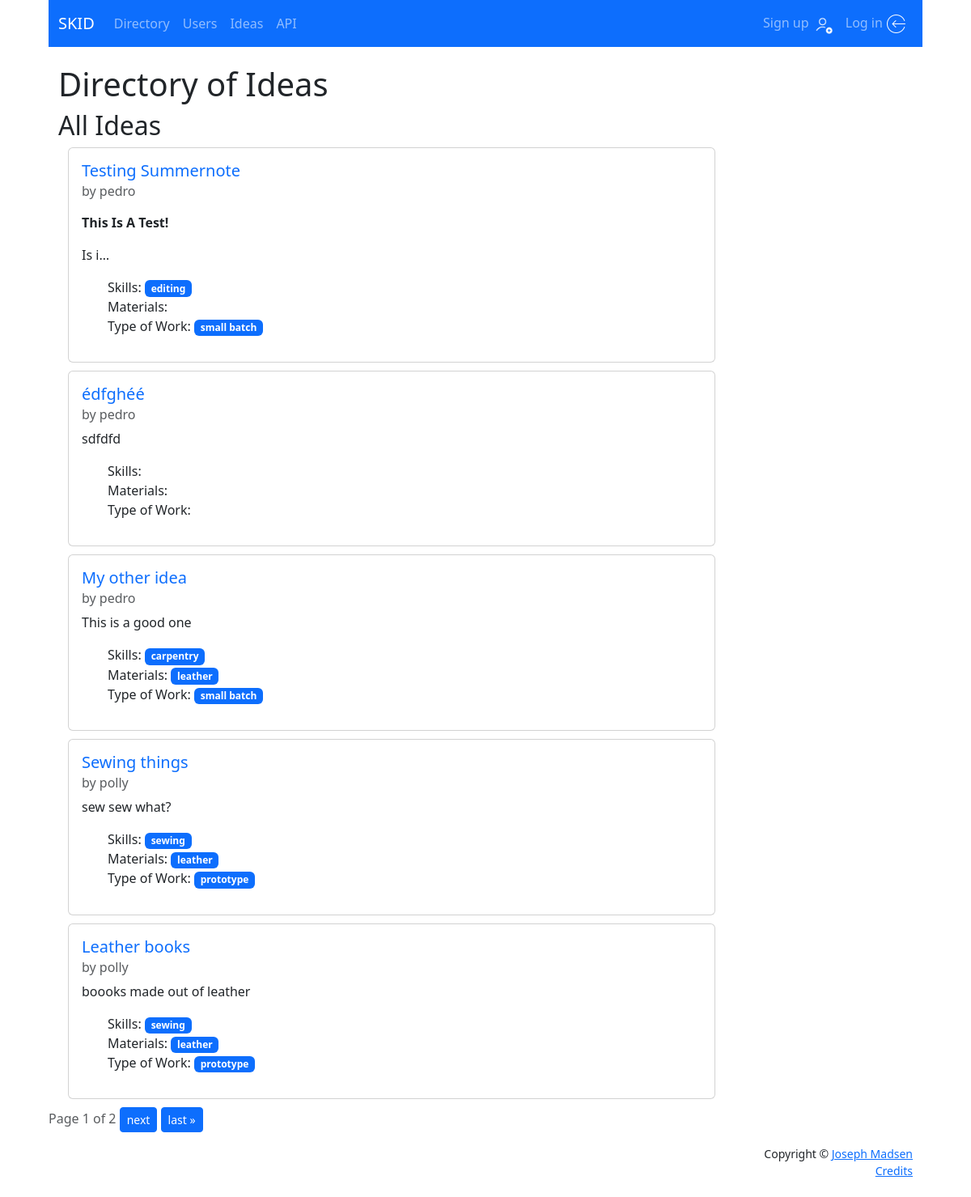
Screenshot of /directory/ideas/ with the database file from the repository.
### users/models.py (models this page shows, shortened)
class Idea(models.Model):
    author = models.ForeignKey(User, on_delete=models.CASCADE, null=True, related_name='ideas')
    title = models.CharField(max_length=140)
    slug = models.SlugField(max_length=140, default='', null=True, blank=True, unique=True)
    text = models.TextField()
    published = models.DateTimeField(auto_now_add=True)
    updated = models.DateTimeField(auto_now=True)
    skills = models.ManyToManyField(
        to=Skill,
        related_name='idea',
        blank=True,
        help_text='Type of skills needed for this Idea.')
    materials = models.ManyToManyField(
        to=Material,
        related_name='idea',
        blank=True,
        help_text='Type of materials needed for this Idea.')
    type_of_work = models.ManyToManyField(
        to=WorkType,
        related_name='idea',
        blank=True,
        help_text='How many do you need made? eg: one = prototype, many = production, etc.')
    IDEA_STATUS = (
        ('d', 'Draft'),
        ('p', 'Publish'),
    )
    status = models.CharField(
        max_length=1,
        choices=IDEA_STATUS,
        blank=True,
        default='d',
    )
    def get_absolute_url(self):
        return reverse('directory:idea_detail', kwargs={'slug': self.slug})

class Skill(models.Model):
    skill = models.CharField(max_length=100, unique=True)
    def __str__(self):
        return self.skill

class WorkType(models.Model):
    work_type = models.CharField(max_length=100, unique=True)
    def __str__(self):
        return self.work_type

class Material(models.Model):
    material = models.CharField(max_length=100, unique=True)
    def __str__(self):
        return self.material

### directory/views.py (the view)
# urls.py: path('ideas/', views.idea_list, name='ideas'),
def idea_list(request):
    try:
        all_ideas = Idea.objects.filter(status='p').order_by('-published')
        paginator = Paginator(all_ideas, 5)
        page_number = request.GET.get('page')
        idea_list = paginator.get_page(page_number)
        context = {
            'idea_list': idea_list
        }
        return render(request, 'directory/idea_list.html', context)
    except Exception as err:
        print("ERROR: ", str(err))
        context = {'error': str(err)}
        return render(request, 'error_page.html', context, content_type='text/html')

### directory/templates/directory/idea_list.html (shortened to what this page needs)
{% extends 'base.html' %}
{% block content %}
<div class="container">
    <h1>Directory of Ideas</h1>
    {% if skill_name %}
    <div class="container">
        <h2>Skill: {{ skill_name }}</h2>
        {% for idea in idea_list %}
            <h4>
                <a href="{{ idea.get_absolute_url }}" style="text-decoration: none;">
                    {{ idea.title }}</a>, by {{ idea.author }}
            </h4>
        {% endfor %}
    </div>
    {% else %}
        <h2>All Ideas</h2>
        <div class="container">
            {% for idea in idea_list %}
            <div class="card" style="width: auto; max-width: 50rem;">
                <div class="card-body">
                    <h5 class="card-title">
                        <a href="{{ idea.get_absolute_url }}" style="text-decoration: none;">
                            {{ idea.title }}
                        </a>
                    </h5>
                    <h6 class="card-subtitle mb-2 text-muted">by {{ idea.author }}</h6>
                    <p class="card-text">{{ idea.text | safe | truncatechars:50 }}</p>
                    <ul style="list-style-type:none;">
                        <li>
                            Skills:
                            {% for skill in idea.skills.all %}
                            <a href="{% url 'directory:idea_skill' skill.id %}"
                                class="badge bg-primary" style="text-decoration: none;">
                                {{ skill }}
                            </a>
                            {% endfor %}
                        </li>
                        <li>
                            Materials:
                            {% for material in idea.materials.all %}
                            <a href="{% url 'directory:idea_material' material.id %}"
                                class="badge bg-primary" style="text-decoration: none;">
                                {{ material }}
                            </a>
                            {% endfor %}
                        </li>
                        <li>
                            Type of Work:
                            {% for type in idea.type_of_work.all %}
                            <a href="{% url 'directory:idea_work_type' type.id %}"
                                class="badge bg-primary" style="text-decoration: none;">
                                {{ type }}
                            </a>
                            {% endfor %}
                        </li>
                    </ul>
                </div>
            </div>
            <div class="spacer"></div>
            {% endfor %}
        </div>
    {% endif %}
</div>
<div class="pagination container">
    <span class="step-links">
        <span class="current text-muted">
            Page {{ idea_list.number }} of {{ idea_list.paginator.num_pages }}
        </span>
        {% if idea_list.has_next %}
            <a class="btn btn-primary btn-sm" href="?page={{ idea_list.next_page_number }}">next</a>
            <a class="btn btn-primary btn-sm" href="?page={{ idea_list.paginator.num_pages }}">last &raquo;</a>
        {% endif %}
    </span>
  </div>
{% endblock content %}

### users/static/css/styles.css (style rules this page uses)
body { max-width: 1080px; margin: auto; }
.spacer { min-width: 10px; min-height: 10px; }

### rows the page displays
Idea: title "Testing Summernote", author "pedro", text "This Is A Test! Is i…"
Skill: skill "editing"
WorkType: work_type "small batch"
Idea: title "édfghéé", author "pedro", text "sdfdfd"
Idea: title "My other idea", author "pedro", text "This is a good one"
Skill: skill "carpentry"
Material: material "leather"
Idea: title "Sewing things", author "polly", text "sew sew what?"
Skill: skill "sewing"
WorkType: work_type "prototype"
Idea: title "Leather books", author "polly", text "boooks made out of leather"

### other values shown
{{ idea_list.number }} "1"
{{ idea_list.paginator.num_pages }} "2"
